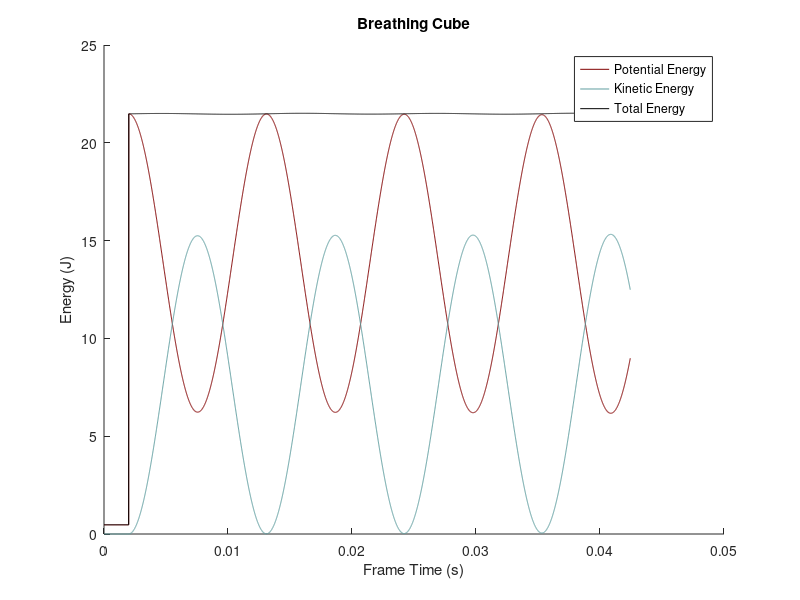

Write the MATLAB code that produced this figure.
[actualTime, frameTime, PE, KE, TE] = textread('bouncing.txt', '%f %f %f %f %f');

color1 = [0.5, 0, 0];
color2 = [0.371,0.617,0.625];
color3 = [0, 0, 0];

figure
hold on
plot(frameTime, PE, 'color', color1)
plot(frameTime, KE, 'color', color2)
plot(frameTime, TE, 'color', color3)
legend('Potential Energy', 'Kinetic Energy', 'Total Energy')
xlabel("Frame Time (s)")
ylabel("Energy (J)")
title('Breathing Cube')
saveas(gcf,'BreathingCubeEnergy.png')